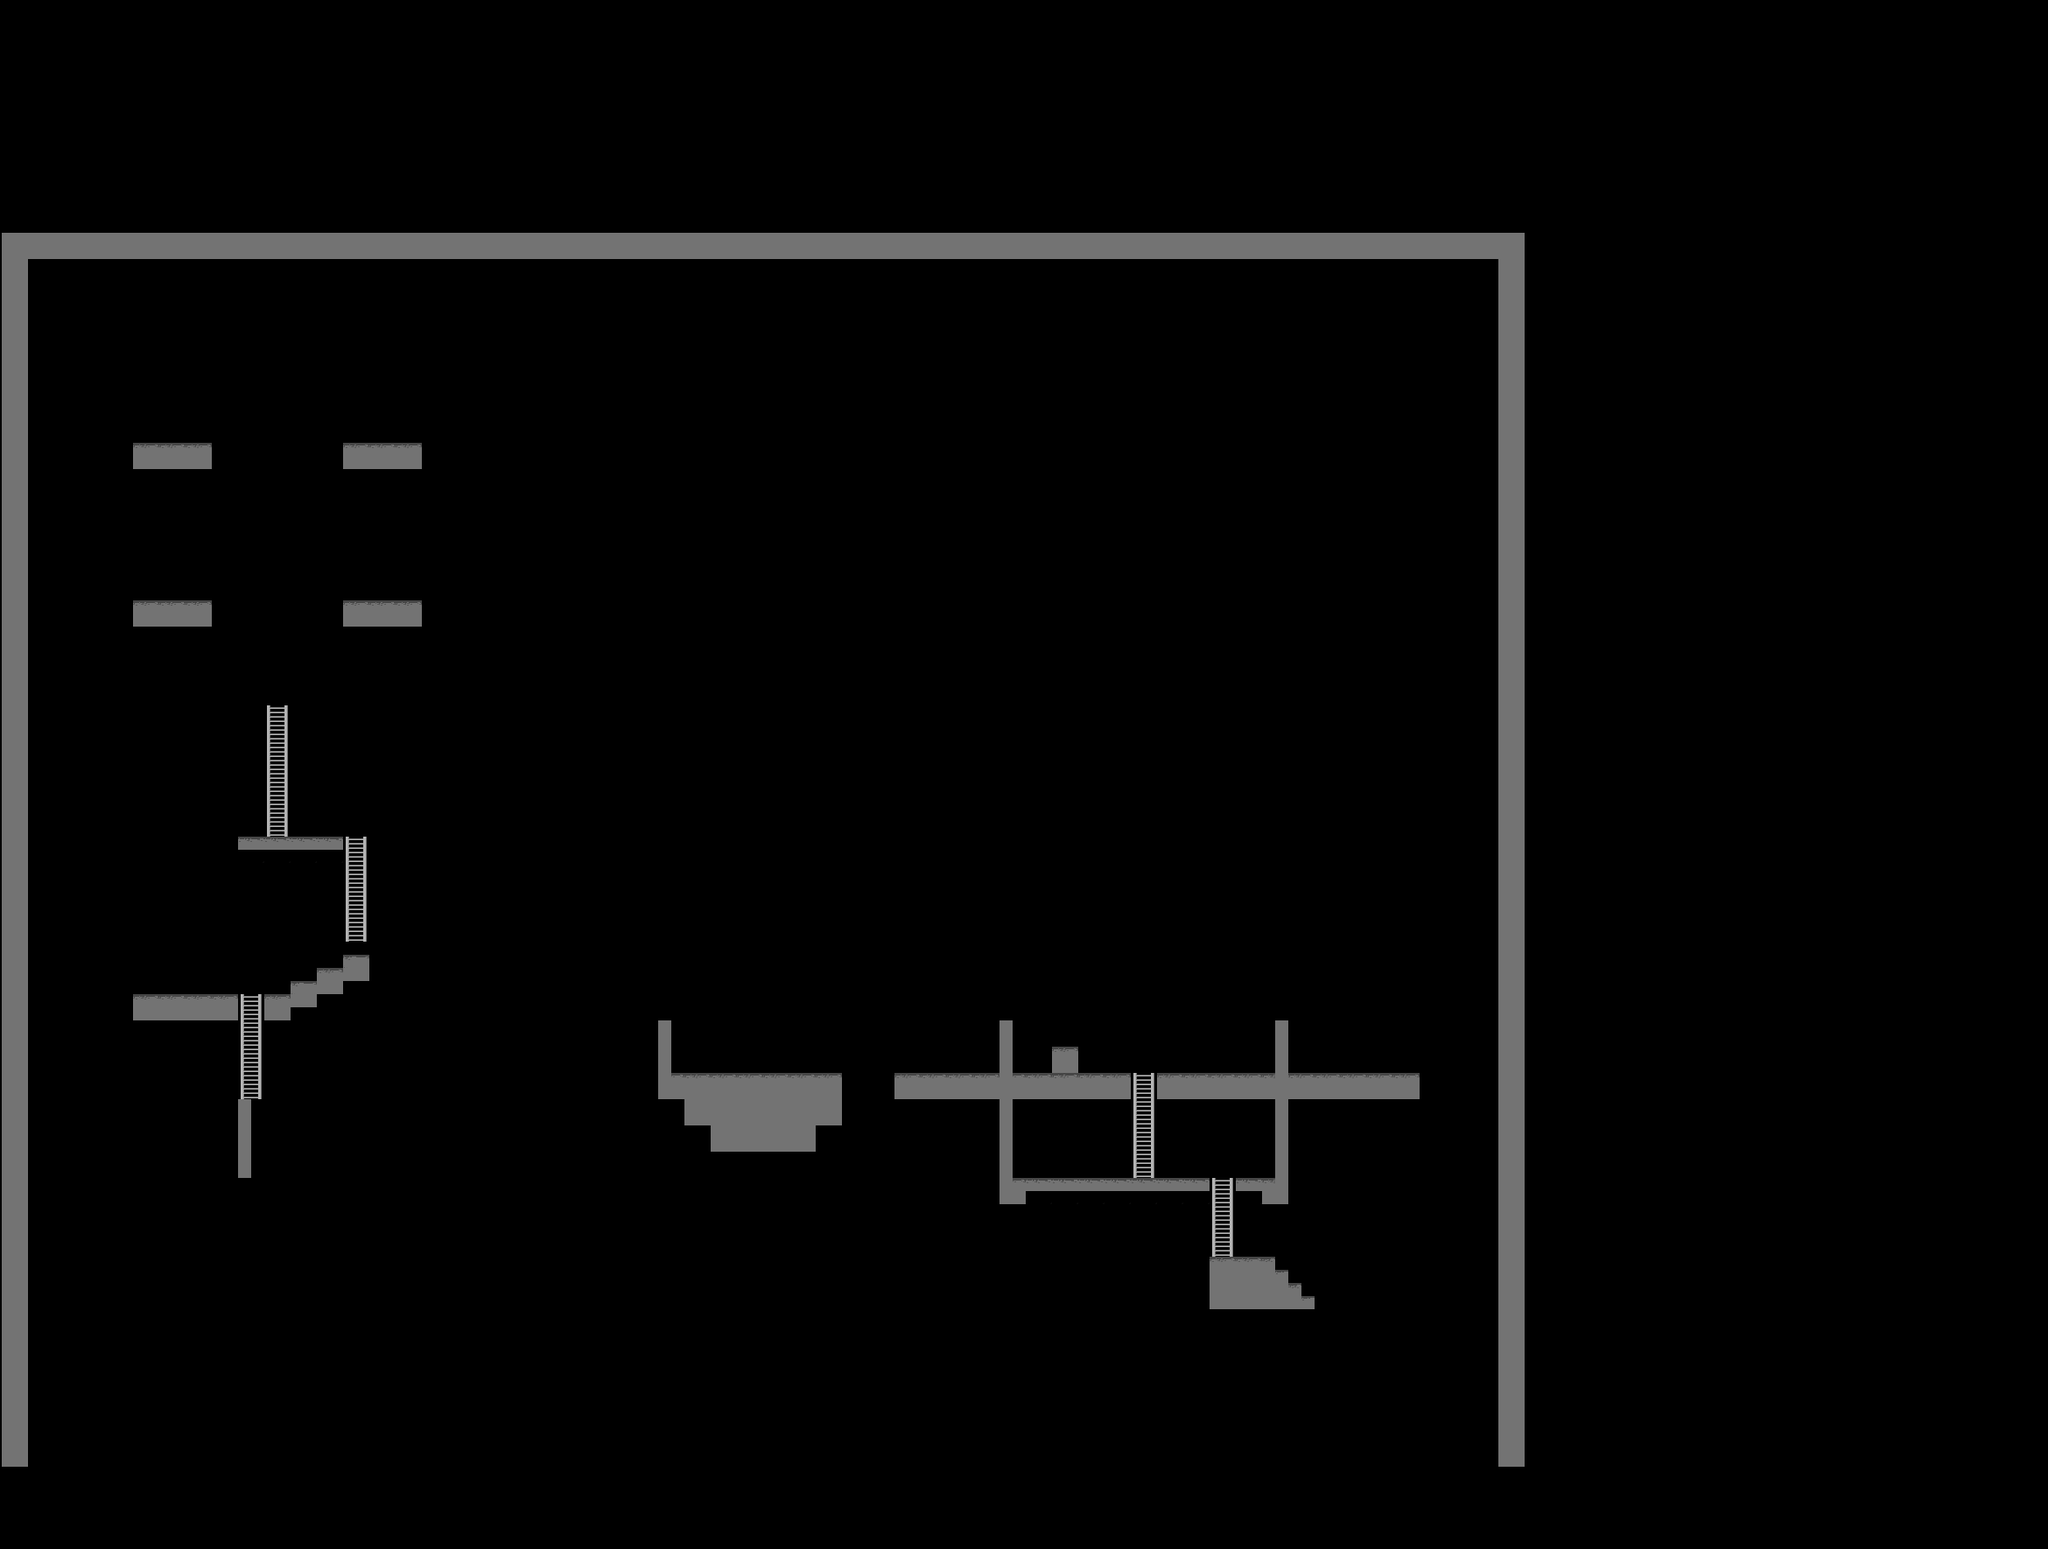

This game map was drawn from its Tiled (.tmx) file and the tilesets committed beside it. A one-line description and the trimmed map source follow:
An orthogonal 78x59 tile map with 30x30 px tiles, 1 tile layer (Tile Layer 1).

<map version="1.10" tiledversion="1.10.1" orientation="orthogonal" renderorder="right-down" width="78" height="59" tilewidth="30" tileheight="30" infinite="0" nextlayerid="2" nextobjectid="1">
 <tileset firstgid="1" source="tileset.tsx" />
 <layer id="1" name="Tile Layer 1" width="78" height="59" offsetx="2" offsety="266">
  <data>[4602 cells, 265 non-empty, 11 distinct tile ids]</data>
 </layer>
</map>
